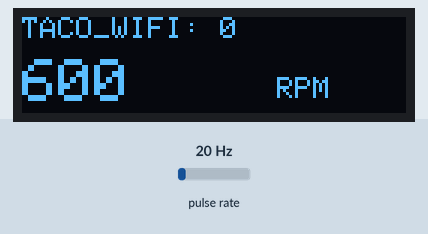
A sketch run on a simulated ESP32. Shown: 128×32 one-colour display. Wiring (inferred from the names in the program): pulse sensor: data GPIO 18. The inputs (shaded band) are chosen by the test bench; at power-on: pulse rate 20 Hz. What the sketch prints to the serial monitor is not drawn.

Above: at 1.6 s.
1.7 s: pulse rate (sensor on GPIO 18) set to 4 Hz
At 3.9 s:
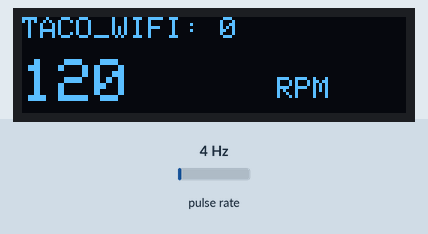
4.5 s: pulse rate (sensor on GPIO 18) set to 50 Hz
At 7.4 s:
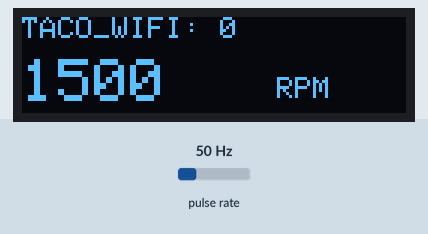
9.0 s: pulse rate (sensor on GPIO 18) set to 100 Hz
At 10.5 s:
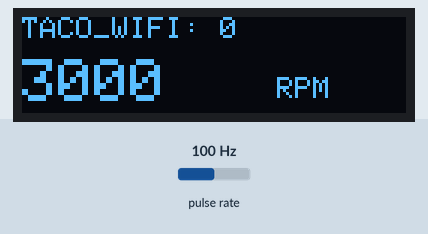
Timing chart, 0 to 12.0 s (numbered marks = the images above; inputs shaded):
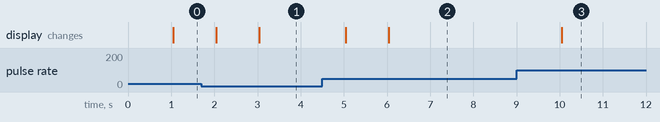

The sketch:

proyecto2.ino
```cpp
#include <WiFi.h>
#include <Wire.h>
#include <Adafruit_GFX.h>
#include <Adafruit_SSD1306.h>
#include <WebSocketsServer.h>

const char* ssid = "ESP32 Tacometro WiFi";
const char* password = "123456789_wifi";

#define SCREEN_WIDTH 128
#define SCREEN_HEIGHT 32
Adafruit_SSD1306 display(SCREEN_WIDTH, SCREEN_HEIGHT, &Wire, -1);

WebSocketsServer webSocket = WebSocketsServer(81);

const int SENSOR_PIN = 18;
volatile unsigned long conteoPulsos = 0;
volatile unsigned long ultimoTiempoPulso = 0;
const unsigned long TIEMPO_DEBOUNCE_MICROS = 5000; // Filtro antirrebote

unsigned long tiempoAnterior = 0;
const unsigned long INTERVALO = 1000;

void IRAM_ATTR calcularPulso() {
  unsigned long tiempoActualMicros = micros();
  if (tiempoActualMicros - ultimoTiempoPulso > TIEMPO_DEBOUNCE_MICROS) {
    conteoPulsos++;
    ultimoTiempoPulso = tiempoActualMicros;
  }
}

void webSocketEvent(uint8_t num, WStype_t type, uint8_t * payload, size_t length) {
  switch (type) {
    case WStype_DISCONNECTED:
      Serial.printf("[%d] Cliente desconectado\n", num);
      break;
    case WStype_CONNECTED: {
      IPAddress ip = webSocket.remoteIP(num);
      Serial.printf("[%d] Cliente conectado desde: %d.%d.%d.%d\n", num, ip[0], ip[1], ip[2], ip[3]);
      break;
    }
    case WStype_TEXT:
      break;
  }
}

void setup() {
  Serial.begin(115200);

  WiFi.softAP(ssid, password);
  Serial.print("Access Point listo. IP: ");
  Serial.println(WiFi.softAPIP());

  webSocket.begin();
  webSocket.onEvent(webSocketEvent);

  if (!display.begin(SSD1306_SWITCHCAPVCC, 0x3C)) {
    Serial.println(F("Error: No se detectó la pantalla SSD1306"));
    for (;;);
  }
  display.clearDisplay();
  display.setTextColor(WHITE);

  pinMode(SENSOR_PIN, INPUT_PULLUP);
  attachInterrupt(digitalPinToInterrupt(SENSOR_PIN), calcularPulso, FALLING);
  tiempoAnterior = millis();
}

void loop() {
  webSocket.loop();
  unsigned long tiempoActual = millis();

  if (tiempoActual - tiempoAnterior >= INTERVALO) {
    noInterrupts();
    unsigned long pulsos = conteoPulsos;
    conteoPulsos = 0;
    interrupts();

    // Hélice de 4 aspas: (Pulsos * 60) / 4
    float rpm = (pulsos * 60.0) / 2.0;

    Serial.printf("Pulsos reales: %lu | RPM: %.0f\n", pulsos, rpm);

    display.clearDisplay();
    display.setTextSize(1);
    display.setCursor(0, 0);
    display.print("TACO_WIFI: ");
    display.print(WiFi.softAPgetStationNum());

    display.setTextSize(2);
    display.setCursor(0, 14);
    display.print((int)rpm);

    display.setTextSize(1);
    display.setCursor(85, 20);
    display.print("RPM");
    display.display();

    String datosRpm = String((int)rpm);
    webSocket.broadcastTXT(datosRpm);

    tiempoAnterior = tiempoActual;
  }
}
```

Measured:
- after the input at 1.7 s, the display: first changes after 0.34 s (image 1 shows a later state)
- after the input at 4.5 s, the display: first changes after 0.54 s (image 2 shows a later state)
- after the input at 9.0 s, the display: changes after 1.0 s (image 3)
